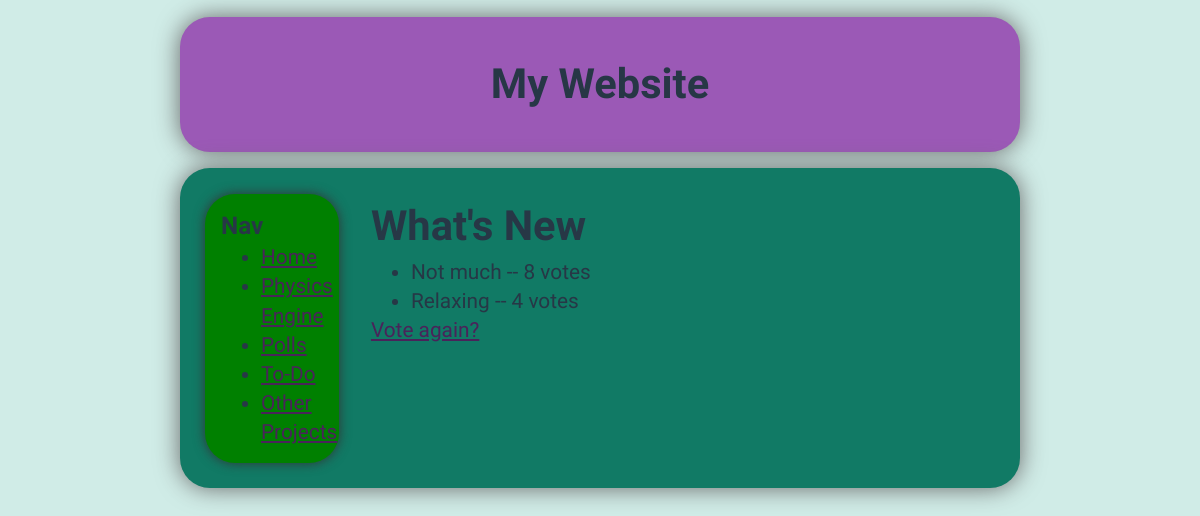
The app's page /polls/1/results/, older data.
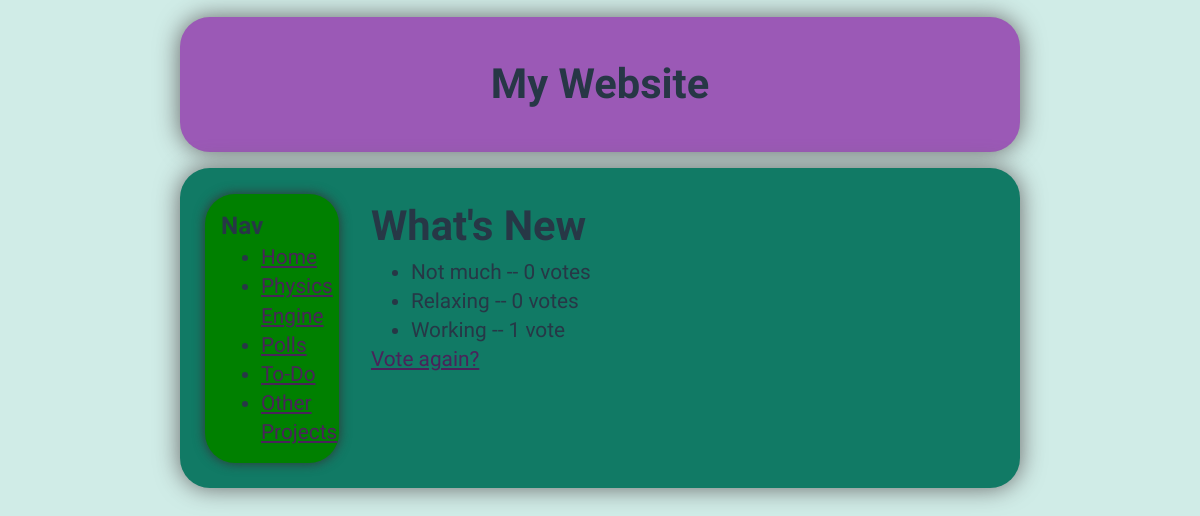
The same page, newer data.
### polls/models.py (models this page shows, shortened)
class Question(models.Model):
	question_text = models.CharField(max_length=200)
	pub_date = models.DateTimeField('date published') # human readable name (first argument of Field)
	can_add_new_choice = models.BooleanField(default=True)
	def was_published_recently(self):
		return timezone.now()  >= self.pub_date >= timezone.now() - datetime.timedelta(days=1)
	was_published_recently.admin_order_field = 'pub_date'
	was_published_recently.boolean = True
	was_published_recently.short_description = 'Published recently?'

class Choice(models.Model):
	question = models.ForeignKey(Question, on_delete=models.CASCADE)
	choice_text = models.CharField(max_length=200)
	votes = models.IntegerField(default=0)

### polls/views.py (the view)
# urls.py: url(r'^(?P<pk>[0-9]+)/results/$', views.ResultsView.as_view(), name="results"),
class ResultsView(generic.DetailView):
    model = Question
    template_name = 'polls/results.html'

### polls/templates/polls/results.html
{% extends "base.html" %}
{% load staticfiles %}
{% block content %}
	<h1>{{question.question_text}}</h1>
	<ul>
	{% for choice in question.choice_set.all %}
		<li>{{ choice.choice_text }} -- {{ choice.votes }} vote{{ choice.votes|pluralize }}</li>
	{% endfor %}
	</ul>
	<a href="{% url 'polls:detail' question.id %}"> Vote again? </a>
{% endblock %}

### templates/base.html (shortened to what this page needs)
{% load staticfiles %}
<!doctype html>
<html class="no-js" lang="">
    <head>
        <link rel="stylesheet" href="{% static 'css/normalize.css' %}">
        <link rel="stylesheet" href="{% static 'css/main.css' %}">
    </head>
    <body>
        <div id="wrapper">
			<div id="header">
				<h1> My Website </h1>
			</div>
					<div id="main">
						<div id="nav">
							<h3>Nav</h3>
							<ul>
								<li> <a href=" {% url 'home:index' %} "> Home </a></li>
								<li> <a href=" {% url 'physics_engine:index' %} "> Physics Engine </a></li>
								<li> <a href=" {% url 'polls:index' %} "> Polls </a></li>
								<li> <a href=" {% url 'to_do:index' %} "> To-Do </a></li>
								<li> <a href=" {% url 'other_projects:index' %} "> Other Projects </a></li>
							</ul>
						</div>
						<div id="content">
							{% block content %} {% endblock %}
						</div>
					</div>
		</div>
    </body>
</html>

### staticDev/css/main.css (style rules this page uses)
html { color: #222; font-size: 1em; line-height: 1.4; }
* { margin: 0; }
body { background-color: #d0ece7 ; font-family: "Ubuntu Condensed"; font-size: 1.3em; }
#wrapper { width: 70%; margin: auto; }
#header { margin-top: 2%; margin-bottom: 2%; text-align: center; background-color: #9b59b6; border-radius: 30px; padding: 0.5em; color: #273746 ; box-shadow: 0px 0px 25px #666666; }
#main { margin-bottom: 40px; color: #273746 ; background-color: #117a65; border-radius: 30px; padding: 3%; padding-left: 3%; padding-right: 3%; box-shadow: 0px 0px 25px #666666; color: #273746 ; overflow: hidden; }
#main > * { border-radius: 30px; }
#nav { min-width:13%; max-width:13%; background-color:green; float:left; box-shadow: 0px 0px 12px #333333; padding: 2%; }
#content { min-width: 75%; max-width: 75%; max-height: 100%; float:left; margin:0; padding-left: 4%; padding-right: 4%; }
#content h1 { margin-top: 3px; margin-bottom: 3px; }
a { color: #4a235a; }

Row changes from the older to the newer data that the page shows:
changed Choice "Not much": votes "8" → "0"
changed Choice "Relaxing": votes "4" → "0"
added Choice: choice_text "Working", votes "1"
